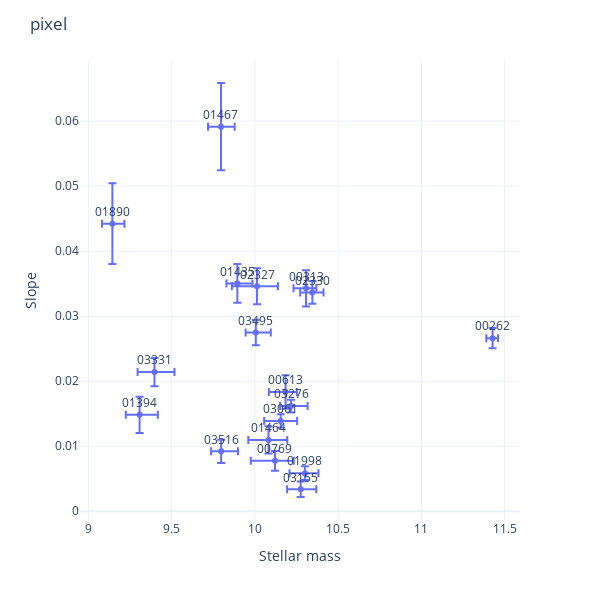

Write notebook code for a chart like this one.
### Code cell
import plotly.express as px

fig = px.scatter(x=np.asarray(sed_paras[idx_71_to_select]['stellar_mass_50']).astype(float64),y=slope_pix,
                 error_x_minus=sed_paras[idx_71_to_select]['stellar_mass_50']-sed_paras[idx_71_to_select]['stellar_mass_16'],
                 error_x=sed_paras[idx_71_to_select]['stellar_mass_84']-sed_paras[idx_71_to_select]['stellar_mass_50'],
                 error_y=slope_pix_err,
                 text=id_table,template='plotly_white',labels={'x':'Stellar mass','y':r'Slope'})


fig.update_traces(textposition='top center')

fig.update_layout(
    height=600,
    width=600,
    title_text='pixel'
)

fig.show()

### Figure 1 — Plotly figure (JSON) as saved in the notebook; plotly's stock layout.template omitted (floating-point values rounded to 4 significant figures)
{"data": [{"error_x": {"array": [0.03256, 0.06152, 0.06808, 0.1126, 0.1097, 0.09084, 0.113, 0.08228, 0.07251, 0.08157, 0.1255, 0.06696, 0.09912, 0.09377, 0.09984, 0.1203, 0.09003, 0.1012], "arrayminus": [0.03769, 0.07532, 0.1003, 0.1453, 0.08304, 0.06562, 0.1213, 0.07799, 0.06227, 0.09242, 0.1513, 0.07298, 0.09892, 0.08153, 0.06534, 0.1014, 0.0612, 0.05996]}, "error_y": {"array": [0.001551, 0.002794, 0.002587, 0.00152, 0.002798, 0.00298, 0.002091, 0.006711, 0.006211, 0.001058, 0.002765, 0.001741, 0.001031, 0.001184, 0.0009943, 0.002163, 0.001935, 0.001804]}, "hovertemplate": "Stellar mass=%{x}<br>Slope=%{y}<br>text=%{text}<extra></extra>", "legendgroup": "", "marker": {"color": "#636efa", "symbol": "circle"}, "mode": "markers+text", "name": "", "orientation": "v", "showlegend": false, "text": ["00262", "00313", "00613", "00769", "01394", "01435", "01464", "01467", "01890", "01998", "02327", "02330", "03061", "03155", "03276", "03331", "03495", "03516"], "textposition": "top center", "type": "scatter", "x": [11.43, 10.31, 10.18, 10.12, 9.306, 9.894, 10.08, 9.796, 9.143, 10.3, 10.01, 10.34, 10.15, 10.27, 10.22, 9.396, 10.0, 9.796], "xaxis": "x", "y": [0.02662, 0.03428, 0.01834, 0.007767, 0.01483, 0.03503, 0.01097, 0.05914, 0.04423, 0.005868, 0.0346, 0.03366, 0.01388, 0.003382, 0.01617, 0.02141, 0.02748, 0.009216], "yaxis": "y"}], "layout": {"height": 600, "legend": {"tracegroupgap": 0}, "margin": {"t": 60}, "title": {"text": "pixel"}, "width": 600, "xaxis": {"anchor": "y", "autorange": true, "domain": [0, 1], "range": [8.948, 11.59], "title": {"text": "Stellar mass"}, "type": "linear"}, "yaxis": {"anchor": "x", "autorange": true, "domain": [0, 1], "range": [-0.001339, 0.06939], "title": {"text": "Slope"}, "type": "linear"}}}
